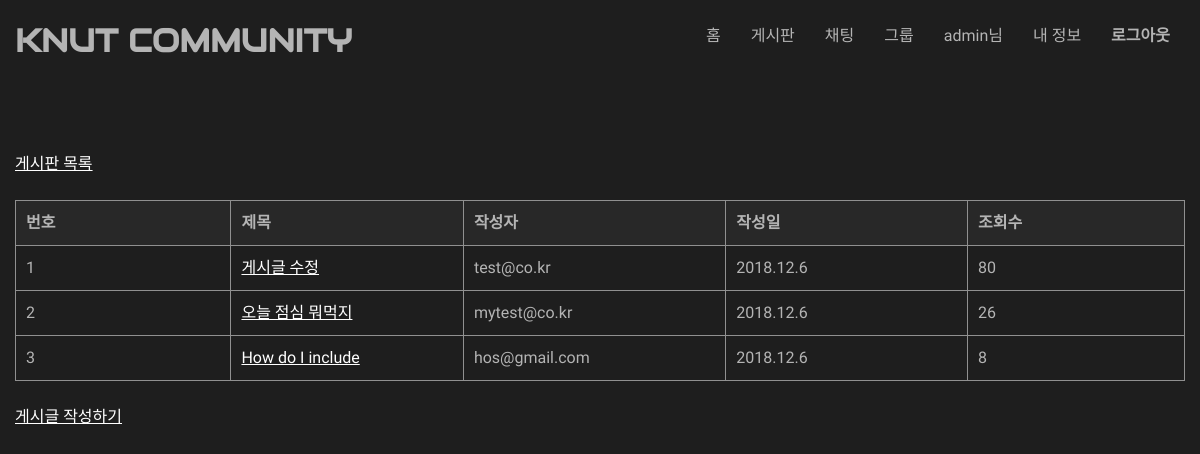
Page /classapp/board/1/ (signed in) on the committed database.
### classapp/models.py (models this page shows, shortened)
class Post(models.Model):
    board = models.ForeignKey(Board, on_delete = models.CASCADE)
    title = models.CharField(max_length = 20)
    contents = models.CharField(max_length = 500)
    writer_s = models.ForeignKey(Student, on_delete = models.CASCADE,null=True,blank=True)
    writer_p = models.ForeignKey(Professor, on_delete = models.CASCADE,null=True,blank=True)
    pub_date = models.DateTimeField(default = datetime.now)
    view_count = models.IntegerField(default=0)

class Student(models.Model):
    email = models.EmailField(unique = True)
    password = models.CharField(max_length = 20)
    number = models.IntegerField()
    def __str__(self):
        return self.email

### classapp/views.py (the view)
# urls.py: path('board/<int:board_num>/',views.PostListView.as_view(),name='post_list'),  # 게시판 조회
class PostListView(ListView):
	model = models.Post
	def get(self, request, *args, **kwargs):
		if not request.session.get('login',False):
			return render(request, 'classapp/msg.html',{'msg':"권한이 없습니다"})
		board_num = kwargs['board_num']
		object_list = models.Post.objects.filter(board=board_num)
		return render(request, 'classapp/post_list.html', {'object_list':object_list,'board_num':board_num})

### classapp/templates/classapp/post_list.html
{% extends "classapp/base_board.html" %}
{% block content %}
<div class=board>
<table class="table">
    <thread>
    <tr>
        <th>번호</th>
        <th>제목</th>
        <th>작성자</th>
        <th>작성일</th>
        <th>조회수</th>
    </tr>
    </thread>
    <tbody>
    {% for post in object_list %}
    <tr>
        <td>{{post.id}}</td>
        <td><a href="{% url 'classapp:post_view' board_num post.id %}">{{ post.title }}</a></td>
        <td>
            {% if post.writer_s != None %}
                {{ post.writer_s }}
            {% else %}
                {{ post.writer_p }}
            {% endif %}
        </td>
        <td>{{ post.pub_date.year }}.{{ post.pub_date.month }}.{{ post.pub_date.day }}</td>
        <td>{{ post.view_count }}</td>
    </tr>
    {% endfor %}
    </tbody>
</table>
</div>
<br>
<a href="{% url 'classapp:post_write' board_num %}">게시글 작성하기</a>
{% endblock content %}

### classapp/templates/classapp/base.html (style rules this page uses)
body a { color: white; }
body { width:1170px; margin:0 auto; background-color:#1E1E1E; color: rgb(180, 180, 180); font-family: 'Nanum Gothic', serif; line-height:1.5em }
.board table { border-collapse: collapse; text-align: left; line-height: 1.5; margin : auto; }
.board table th { background-color:rgb(40,40,40); width: 150px; padding: 10px; font-weight: bold; vertical-align: top; border: 1px solid #909090; }
.board table td { width: 350px; padding: 10px; vertical-align: top; border: 1px solid #909090; }

### rows in the picture
Post: id "1", title "게시글 수정", writer_s "test@co.kr", pub_date.year "2018", pub_date.month "12", pub_date.day "6", view_count "80"
Post: id "2", title "오늘 점심 뭐먹지", writer_s "mytest@co.kr", pub_date.year "2018", pub_date.month "12", pub_date.day "6", view_count "26"
Post: id "3", title "How do I include", writer_s "hos@gmail.com", pub_date.year "2018", pub_date.month "12", pub_date.day "6", view_count "8"

### other values in the picture
{{ request.session.email }} "admin"
